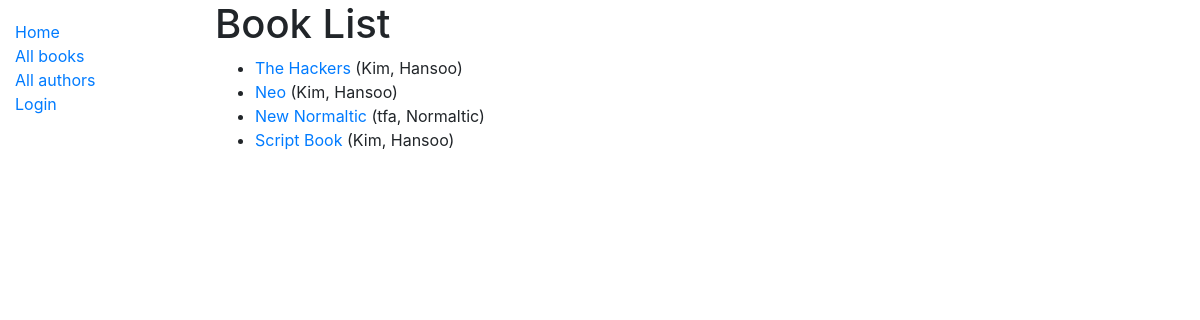
/catalog/books/, run on the app's committed database.
### catalog/models.py (models this page shows, shortened)
class Book(models.Model):
    title = models.CharField(max_length=200)
    author = models.ForeignKey('Author', on_delete=models.SET_NULL, null=True)
    summary = models.TextField(max_length=1000, help_text='Enter a brief description of the book')
    isbn = models.CharField('ISBN', max_length=13, help_text='13 Character <a href="https://www.isbn-international.org/content/what-isbn">ISBN number</a>')
    genre = models.ManyToManyField(Genre, help_text='Select a genre for this book')
    def get_abolute_url(self):
        return reverse('book-detail', args=[str(self.id)])
    def display_genre(self):
        return ', '.join(genre.name for genre in self.genre.all()[:3])
    display_genre.short_description = 'Genre'

class Author(models.Model):
    first_name = models.CharField(max_length=100)
    last_name = models.CharField(max_length=100)
    date_of_birth = models.DateField(null=True, blank=True)
    date_of_death = models.DateField('Died', null=True, blank=True)
    class Meta:
        ordering = ['last_name', 'first_name']
    def __str__(self):
        return '{0}, {1}'.format(self.last_name, self.first_name)

### catalog/views.py (the view)
# urls.py: path('books/', views.BookListView.as_view(), name='books'),
class BookListView(generic.ListView):
    model = Book
    paginate_by = 10

### catalog/templates/catalog/book_list.html
{% extends "base_generic.html" %}
{% block content %}
  <h1>Book List</h1>
  {% if book_list %}
  <ul>
    {% for book in book_list %}
      <li>
        <a href="{{ book.get_abolute_url }}">{{ book.title }}</a> ({{book.author}})
      </li>
    {% endfor %}
  </ul>
  {% else %}
    <p>There are no books in the library.</p>
  {% endif %}
{% endblock %}

### data on the page
Book: title "The Hackers", author "Kim, Hansoo"
Book: title "Neo", author "Kim, Hansoo"
Book: title "New Normaltic", author "tfa, Normaltic"
Book: title "Script Book", author "Kim, Hansoo"
